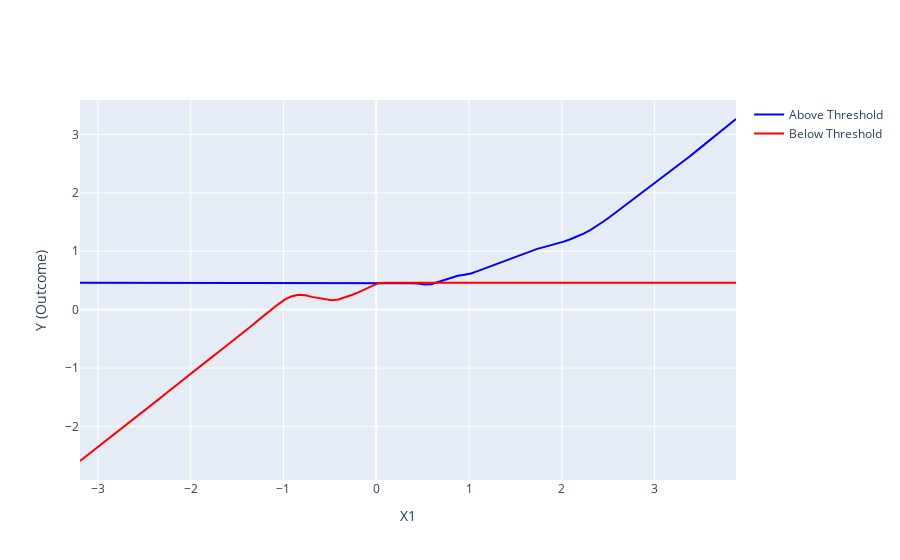

The notebook cell saved with this chart:
### Markdown cell above
In this section, we use the LOWESS methodology to understand local trends that may not be captured by our linear regression models, which can allow us to determine the existence of non-linear relationships.

### Code cell
# Select a key predictor for threshold analysis
key_predictor = selected_predictors["Model 1"][0]
threshold_value = X_vars_train[key_predictor].median()

# Create above and below indices
above_indices = X_vars_train[key_predictor] >= threshold_value
below_indices = X_vars_train[key_predictor] < threshold_value

# Fit LOWESS models for above and below data
fit_above = sm.nonparametric.lowess(y0_train[above_indices], X_vars_train.loc[above_indices, key_predictor])
fit_below = sm.nonparametric.lowess(y0_train[below_indices], X_vars_train.loc[below_indices, key_predictor])

# Generate range of values for prediction
x_min, x_max = X_vars_train[key_predictor].min(), X_vars_train[key_predictor].max()
rr = np.linspace(x_min, x_max, num=100)

# Predictions for above and below data
pred_above = np.interp(rr, fit_above[:, 0], fit_above[:, 1])
pred_below = np.interp(rr, fit_below[:, 0], fit_below[:, 1])

# Plot
fig = go.Figure()

fig.add_trace(go.Scatter(x=rr, y=pred_above, mode='lines', 
                        line=dict(color='blue', width=2), name='Above Threshold'))
fig.add_trace(go.Scatter(x=rr, y=pred_below, mode='lines', 
                        line=dict(color='red', width=2), name='Below Threshold'))

fig.update_layout(
    xaxis_title=key_predictor,
    yaxis_title="Y (Outcome)",
)

fig.show()

print(f"LOWESS reveals different local trends above and below {key_predictor} = {threshold_value:.3f}")
